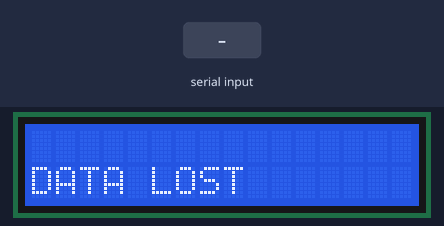
A sketch run on a simulated Arduino Uno, built with avr-gcc and run on an emulated ATmega328P. Parts: 16×2 character LCD. The inputs (shaded band) are chosen by the test bench. What the sketch prints to the serial monitor is not drawn.

Above: at 1.2 s.
1.3 s: "1" received over Serial
At 3.3 s:
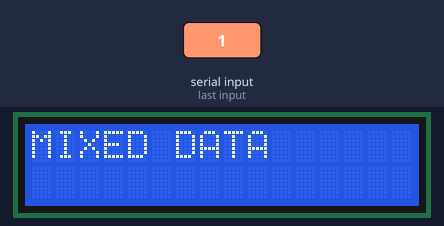
Timing chart, 0 to 4.8 s (numbered marks = the images above; inputs shaded):
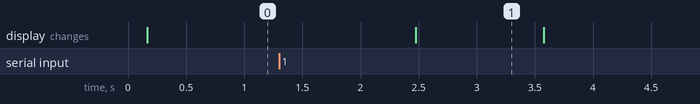

The sketch:

Range_RFBee_Test.ino
```cpp
    /*  This Coding for master node to test the wireless communication distance for
        RFBee, both 433MHz and 434MHz, outdoor and indoor.
    */

    #include <LiquidCrystal.h>   // include the library code:

    LiquidCrystal lcd(8, 9, 4, 5, 6, 7);  // initialize the library with the numbers of the interface pins

    void setup()
    {
      Serial.begin(9600);      // initialize the serial communications:
      lcd.begin(16, 2);     // set up the LCD's number of columns and rows:
    }

    void loop()
    {
      for(int i = 0 ; i<=255 ; i++)    // count i in one byte
      {
Serial.write(i);                          // Serial write one byte of data
             delay(100);
        {
          if (Serial.available())        // when characters arrive over the serial port...
            {
             delay(100);                            // wait a bit for the entire message to arrive
             while (Serial.available() > 0)             // read all the available characters
              {
                if (Serial.read() == i)     // is byte that send is same as receive from slave node
                {
                  lcd.clear();       // clear the screen
                  lcd.setCursor(0, 0);
                  lcd.print("GOT SAME DATA ");
                  delay(1000);
                }

            else
              {
                lcd.clear();
                lcd.setCursor(0, 0);
                lcd.print("MIXED DATA ");  // the byte receive to master node could mixed with other bytes
                delay(1000);
               }
             }
           }

            else
             {
              lcd.clear();
              lcd.setCursor(0, 1);
              lcd.print("DATA LOST ");  // lost of byte or connection
              delay(1000);
            }
          }
        }
      }
```

Measured:
- after the input at 1.3 s, the display: changes after 1.2 s (image 1)
- what the display in image 1 shows lasts 1.1 s, from 2.5 s to 3.6 s
